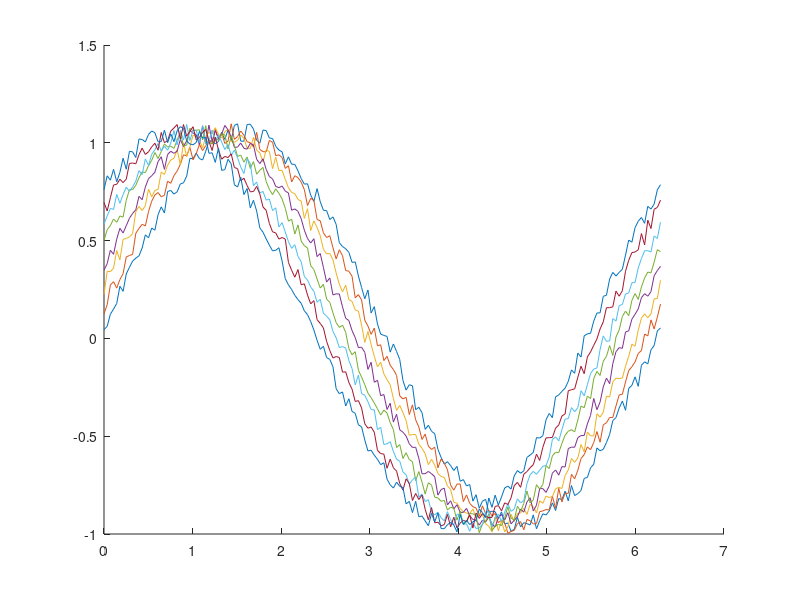
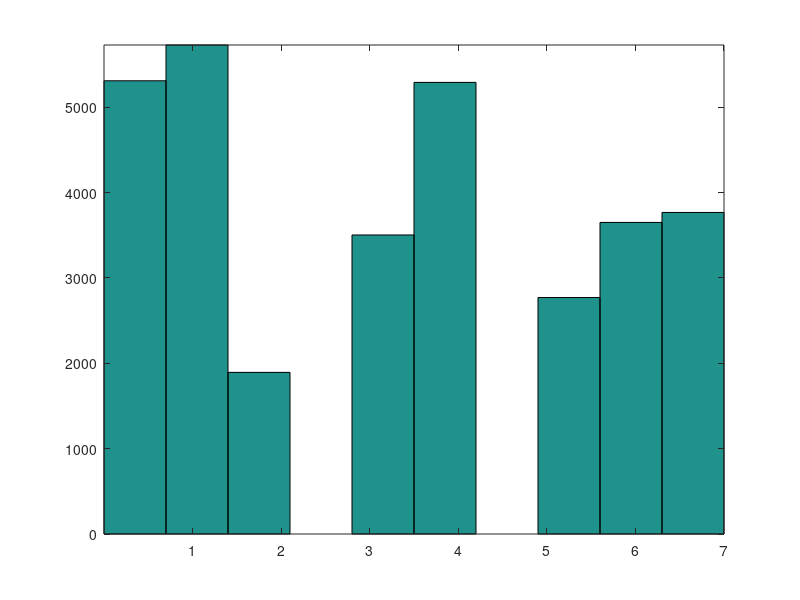

The MATLAB source for these figures, in order:
close all
clear all
clc
writeit=1;
t=0:(2*pi)/175:2*pi;
M=[];
figure()
hold on
ii=0;
% for phi=0:pi/4:7*pi/4
for phi=0:(pi/4)/7:pi/4
    y = sin(t+phi)+rand(randi([500,6000],1),length(t))/10;
    y = [ii*ones(length(y(:,1)),1) ii*ones(length(y(:,1)),1) y];
    plot(t,y(1,3:end))
    M=[M; y];
    ii=ii+1;
end
figure();hist(M(:,1))
axis tight
if writeit==1
    csvwrite('MatLabData.csv',M)
end